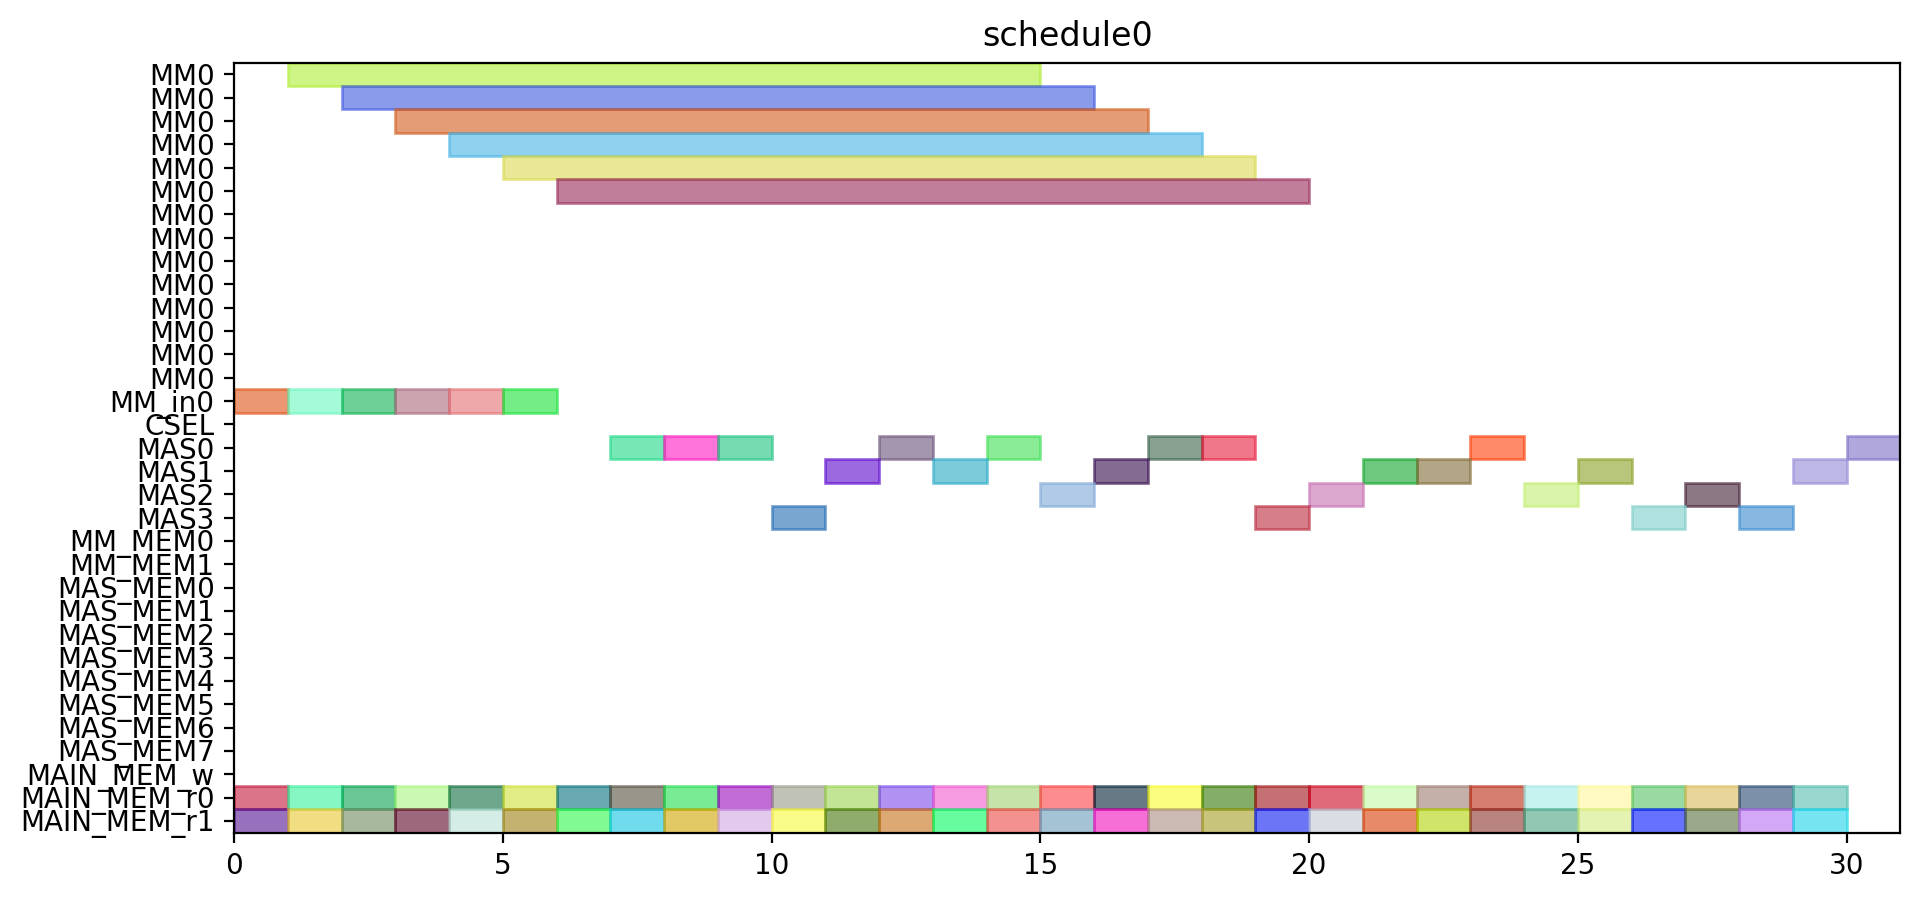

Recreate this plot in Python.
from pyschedule import Scenario, solvers, plotters, alt


def solve():
	horizon = 120
	S = Scenario("schedule0", horizon=horizon)

	# resource
	MM = S.Resources('MM', num=1, size=14)
	MM_in = S.Resources('MM_in', num=1)
	CSEL = S.Resource('CSEL')
	MAS = S.Resources('MAS', num=4, size=1, periods=range(1, horizon))
	MM_MEM = S.Resources('MM_MEM', num=2)
	MAS_MEM = S.Resources('MAS_MEM', num=8)
	MAIN_MEM_w = S.Resource('MAIN_MEM_w', size=1)
	MAIN_MEM_r = S.Resources('MAIN_MEM_r', num=2)

	# result of previous scheduling

	# new tasks
	c_t0_a1_0 = S.Task('c_t0_a1_0', length=1, delay_cost=1)
	c_t0_a1_0 += alt(MAS)
	c_t0_a1_0_mem0 = S.Task('c_t0_a1_0_mem0', length=1, delay_cost=1)
	c_t0_a1_0_mem0 += MAIN_MEM_r[0]
	S += c_t0_a1_0_mem0 <= c_t0_a1_0

	c_t0_a1_0_mem1 = S.Task('c_t0_a1_0_mem1', length=1, delay_cost=1)
	c_t0_a1_0_mem1 += MAIN_MEM_r[1]
	S += c_t0_a1_0_mem1 <= c_t0_a1_0

	c_t0_a1_1 = S.Task('c_t0_a1_1', length=1, delay_cost=1)
	c_t0_a1_1 += alt(MAS)
	c_t0_a1_1_mem0 = S.Task('c_t0_a1_1_mem0', length=1, delay_cost=1)
	c_t0_a1_1_mem0 += MAIN_MEM_r[0]
	S += c_t0_a1_1_mem0 <= c_t0_a1_1

	c_t0_a1_1_mem1 = S.Task('c_t0_a1_1_mem1', length=1, delay_cost=1)
	c_t0_a1_1_mem1 += MAIN_MEM_r[1]
	S += c_t0_a1_1_mem1 <= c_t0_a1_1

	c_t0_t10 = S.Task('c_t0_t10', length=1, delay_cost=1)
	c_t0_t10 += alt(MAS)
	c_t0_t10_mem0 = S.Task('c_t0_t10_mem0', length=1, delay_cost=1)
	c_t0_t10_mem0 += MAIN_MEM_r[0]
	S += c_t0_t10_mem0 <= c_t0_t10

	c_t0_t10_mem1 = S.Task('c_t0_t10_mem1', length=1, delay_cost=1)
	c_t0_t10_mem1 += MAIN_MEM_r[1]
	S += c_t0_t10_mem1 <= c_t0_t10

	c_t0_t11 = S.Task('c_t0_t11', length=1, delay_cost=1)
	c_t0_t11 += alt(MAS)
	c_t0_t11_mem0 = S.Task('c_t0_t11_mem0', length=1, delay_cost=1)
	c_t0_t11_mem0 += MAIN_MEM_r[0]
	S += c_t0_t11_mem0 <= c_t0_t11

	c_t0_t11_mem1 = S.Task('c_t0_t11_mem1', length=1, delay_cost=1)
	c_t0_t11_mem1 += MAIN_MEM_r[1]
	S += c_t0_t11_mem1 <= c_t0_t11

	c_t0_t3_t0 = S.Task('c_t0_t3_t0', length=14, delay_cost=1)
	c_t0_t3_t0 += alt(MM)
	c_t0_t3_t0_in = S.Task('c_t0_t3_t0_in', length=1, delay_cost=1)
	c_t0_t3_t0_in += alt(MM_in)
	S += c_t0_t3_t0_in*MM_in[0]<=c_t0_t3_t0*MM[0]
	c_t0_t3_t0_mem0 = S.Task('c_t0_t3_t0_mem0', length=1, delay_cost=1)
	c_t0_t3_t0_mem0 += MAIN_MEM_r[0]
	S += c_t0_t3_t0_mem0 <= c_t0_t3_t0

	c_t0_t3_t0_mem1 = S.Task('c_t0_t3_t0_mem1', length=1, delay_cost=1)
	c_t0_t3_t0_mem1 += MAIN_MEM_r[1]
	S += c_t0_t3_t0_mem1 <= c_t0_t3_t0

	c_t0_t3_t1 = S.Task('c_t0_t3_t1', length=14, delay_cost=1)
	c_t0_t3_t1 += alt(MM)
	c_t0_t3_t1_in = S.Task('c_t0_t3_t1_in', length=1, delay_cost=1)
	c_t0_t3_t1_in += alt(MM_in)
	S += c_t0_t3_t1_in*MM_in[0]<=c_t0_t3_t1*MM[0]
	c_t0_t3_t1_mem0 = S.Task('c_t0_t3_t1_mem0', length=1, delay_cost=1)
	c_t0_t3_t1_mem0 += MAIN_MEM_r[0]
	S += c_t0_t3_t1_mem0 <= c_t0_t3_t1

	c_t0_t3_t1_mem1 = S.Task('c_t0_t3_t1_mem1', length=1, delay_cost=1)
	c_t0_t3_t1_mem1 += MAIN_MEM_r[1]
	S += c_t0_t3_t1_mem1 <= c_t0_t3_t1

	c_t0_t3_t2 = S.Task('c_t0_t3_t2', length=1, delay_cost=1)
	c_t0_t3_t2 += alt(MAS)
	c_t0_t3_t2_mem0 = S.Task('c_t0_t3_t2_mem0', length=1, delay_cost=1)
	c_t0_t3_t2_mem0 += MAIN_MEM_r[0]
	S += c_t0_t3_t2_mem0 <= c_t0_t3_t2

	c_t0_t3_t2_mem1 = S.Task('c_t0_t3_t2_mem1', length=1, delay_cost=1)
	c_t0_t3_t2_mem1 += MAIN_MEM_r[1]
	S += c_t0_t3_t2_mem1 <= c_t0_t3_t2

	c_t0_t3_t3 = S.Task('c_t0_t3_t3', length=1, delay_cost=1)
	c_t0_t3_t3 += alt(MAS)
	c_t0_t3_t3_mem0 = S.Task('c_t0_t3_t3_mem0', length=1, delay_cost=1)
	c_t0_t3_t3_mem0 += MAIN_MEM_r[0]
	S += c_t0_t3_t3_mem0 <= c_t0_t3_t3

	c_t0_t3_t3_mem1 = S.Task('c_t0_t3_t3_mem1', length=1, delay_cost=1)
	c_t0_t3_t3_mem1 += MAIN_MEM_r[1]
	S += c_t0_t3_t3_mem1 <= c_t0_t3_t3

	c_t1_a1_0 = S.Task('c_t1_a1_0', length=1, delay_cost=1)
	c_t1_a1_0 += alt(MAS)
	c_t1_a1_0_mem0 = S.Task('c_t1_a1_0_mem0', length=1, delay_cost=1)
	c_t1_a1_0_mem0 += MAIN_MEM_r[0]
	S += c_t1_a1_0_mem0 <= c_t1_a1_0

	c_t1_a1_0_mem1 = S.Task('c_t1_a1_0_mem1', length=1, delay_cost=1)
	c_t1_a1_0_mem1 += MAIN_MEM_r[1]
	S += c_t1_a1_0_mem1 <= c_t1_a1_0

	c_t1_a1_1 = S.Task('c_t1_a1_1', length=1, delay_cost=1)
	c_t1_a1_1 += alt(MAS)
	c_t1_a1_1_mem0 = S.Task('c_t1_a1_1_mem0', length=1, delay_cost=1)
	c_t1_a1_1_mem0 += MAIN_MEM_r[0]
	S += c_t1_a1_1_mem0 <= c_t1_a1_1

	c_t1_a1_1_mem1 = S.Task('c_t1_a1_1_mem1', length=1, delay_cost=1)
	c_t1_a1_1_mem1 += MAIN_MEM_r[1]
	S += c_t1_a1_1_mem1 <= c_t1_a1_1

	c_t1_t10 = S.Task('c_t1_t10', length=1, delay_cost=1)
	c_t1_t10 += alt(MAS)
	c_t1_t10_mem0 = S.Task('c_t1_t10_mem0', length=1, delay_cost=1)
	c_t1_t10_mem0 += MAIN_MEM_r[0]
	S += c_t1_t10_mem0 <= c_t1_t10

	c_t1_t10_mem1 = S.Task('c_t1_t10_mem1', length=1, delay_cost=1)
	c_t1_t10_mem1 += MAIN_MEM_r[1]
	S += c_t1_t10_mem1 <= c_t1_t10

	c_t1_t11 = S.Task('c_t1_t11', length=1, delay_cost=1)
	c_t1_t11 += alt(MAS)
	c_t1_t11_mem0 = S.Task('c_t1_t11_mem0', length=1, delay_cost=1)
	c_t1_t11_mem0 += MAIN_MEM_r[0]
	S += c_t1_t11_mem0 <= c_t1_t11

	c_t1_t11_mem1 = S.Task('c_t1_t11_mem1', length=1, delay_cost=1)
	c_t1_t11_mem1 += MAIN_MEM_r[1]
	S += c_t1_t11_mem1 <= c_t1_t11

	c_t1_t3_t0 = S.Task('c_t1_t3_t0', length=14, delay_cost=1)
	c_t1_t3_t0 += alt(MM)
	c_t1_t3_t0_in = S.Task('c_t1_t3_t0_in', length=1, delay_cost=1)
	c_t1_t3_t0_in += alt(MM_in)
	S += c_t1_t3_t0_in*MM_in[0]<=c_t1_t3_t0*MM[0]
	c_t1_t3_t0_mem0 = S.Task('c_t1_t3_t0_mem0', length=1, delay_cost=1)
	c_t1_t3_t0_mem0 += MAIN_MEM_r[0]
	S += c_t1_t3_t0_mem0 <= c_t1_t3_t0

	c_t1_t3_t0_mem1 = S.Task('c_t1_t3_t0_mem1', length=1, delay_cost=1)
	c_t1_t3_t0_mem1 += MAIN_MEM_r[1]
	S += c_t1_t3_t0_mem1 <= c_t1_t3_t0

	c_t1_t3_t1 = S.Task('c_t1_t3_t1', length=14, delay_cost=1)
	c_t1_t3_t1 += alt(MM)
	c_t1_t3_t1_in = S.Task('c_t1_t3_t1_in', length=1, delay_cost=1)
	c_t1_t3_t1_in += alt(MM_in)
	S += c_t1_t3_t1_in*MM_in[0]<=c_t1_t3_t1*MM[0]
	c_t1_t3_t1_mem0 = S.Task('c_t1_t3_t1_mem0', length=1, delay_cost=1)
	c_t1_t3_t1_mem0 += MAIN_MEM_r[0]
	S += c_t1_t3_t1_mem0 <= c_t1_t3_t1

	c_t1_t3_t1_mem1 = S.Task('c_t1_t3_t1_mem1', length=1, delay_cost=1)
	c_t1_t3_t1_mem1 += MAIN_MEM_r[1]
	S += c_t1_t3_t1_mem1 <= c_t1_t3_t1

	c_t1_t3_t2 = S.Task('c_t1_t3_t2', length=1, delay_cost=1)
	c_t1_t3_t2 += alt(MAS)
	c_t1_t3_t2_mem0 = S.Task('c_t1_t3_t2_mem0', length=1, delay_cost=1)
	c_t1_t3_t2_mem0 += MAIN_MEM_r[0]
	S += c_t1_t3_t2_mem0 <= c_t1_t3_t2

	c_t1_t3_t2_mem1 = S.Task('c_t1_t3_t2_mem1', length=1, delay_cost=1)
	c_t1_t3_t2_mem1 += MAIN_MEM_r[1]
	S += c_t1_t3_t2_mem1 <= c_t1_t3_t2

	c_t1_t3_t3 = S.Task('c_t1_t3_t3', length=1, delay_cost=1)
	c_t1_t3_t3 += alt(MAS)
	c_t1_t3_t3_mem0 = S.Task('c_t1_t3_t3_mem0', length=1, delay_cost=1)
	c_t1_t3_t3_mem0 += MAIN_MEM_r[0]
	S += c_t1_t3_t3_mem0 <= c_t1_t3_t3

	c_t1_t3_t3_mem1 = S.Task('c_t1_t3_t3_mem1', length=1, delay_cost=1)
	c_t1_t3_t3_mem1 += MAIN_MEM_r[1]
	S += c_t1_t3_t3_mem1 <= c_t1_t3_t3

	c_t2_a1_0 = S.Task('c_t2_a1_0', length=1, delay_cost=1)
	c_t2_a1_0 += alt(MAS)
	c_t2_a1_0_mem0 = S.Task('c_t2_a1_0_mem0', length=1, delay_cost=1)
	c_t2_a1_0_mem0 += MAIN_MEM_r[0]
	S += c_t2_a1_0_mem0 <= c_t2_a1_0

	c_t2_a1_0_mem1 = S.Task('c_t2_a1_0_mem1', length=1, delay_cost=1)
	c_t2_a1_0_mem1 += MAIN_MEM_r[1]
	S += c_t2_a1_0_mem1 <= c_t2_a1_0

	c_t2_a1_1 = S.Task('c_t2_a1_1', length=1, delay_cost=1)
	c_t2_a1_1 += alt(MAS)
	c_t2_a1_1_mem0 = S.Task('c_t2_a1_1_mem0', length=1, delay_cost=1)
	c_t2_a1_1_mem0 += MAIN_MEM_r[0]
	S += c_t2_a1_1_mem0 <= c_t2_a1_1

	c_t2_a1_1_mem1 = S.Task('c_t2_a1_1_mem1', length=1, delay_cost=1)
	c_t2_a1_1_mem1 += MAIN_MEM_r[1]
	S += c_t2_a1_1_mem1 <= c_t2_a1_1

	c_t2_t10 = S.Task('c_t2_t10', length=1, delay_cost=1)
	c_t2_t10 += alt(MAS)
	c_t2_t10_mem0 = S.Task('c_t2_t10_mem0', length=1, delay_cost=1)
	c_t2_t10_mem0 += MAIN_MEM_r[0]
	S += c_t2_t10_mem0 <= c_t2_t10

	c_t2_t10_mem1 = S.Task('c_t2_t10_mem1', length=1, delay_cost=1)
	c_t2_t10_mem1 += MAIN_MEM_r[1]
	S += c_t2_t10_mem1 <= c_t2_t10

	c_t2_t11 = S.Task('c_t2_t11', length=1, delay_cost=1)
	c_t2_t11 += alt(MAS)
	c_t2_t11_mem0 = S.Task('c_t2_t11_mem0', length=1, delay_cost=1)
	c_t2_t11_mem0 += MAIN_MEM_r[0]
	S += c_t2_t11_mem0 <= c_t2_t11

	c_t2_t11_mem1 = S.Task('c_t2_t11_mem1', length=1, delay_cost=1)
	c_t2_t11_mem1 += MAIN_MEM_r[1]
	S += c_t2_t11_mem1 <= c_t2_t11

	c_t2_t3_t0 = S.Task('c_t2_t3_t0', length=14, delay_cost=1)
	c_t2_t3_t0 += alt(MM)
	c_t2_t3_t0_in = S.Task('c_t2_t3_t0_in', length=1, delay_cost=1)
	c_t2_t3_t0_in += alt(MM_in)
	S += c_t2_t3_t0_in*MM_in[0]<=c_t2_t3_t0*MM[0]
	c_t2_t3_t0_mem0 = S.Task('c_t2_t3_t0_mem0', length=1, delay_cost=1)
	c_t2_t3_t0_mem0 += MAIN_MEM_r[0]
	S += c_t2_t3_t0_mem0 <= c_t2_t3_t0

	c_t2_t3_t0_mem1 = S.Task('c_t2_t3_t0_mem1', length=1, delay_cost=1)
	c_t2_t3_t0_mem1 += MAIN_MEM_r[1]
	S += c_t2_t3_t0_mem1 <= c_t2_t3_t0

	c_t2_t3_t1 = S.Task('c_t2_t3_t1', length=14, delay_cost=1)
	c_t2_t3_t1 += alt(MM)
	c_t2_t3_t1_in = S.Task('c_t2_t3_t1_in', length=1, delay_cost=1)
	c_t2_t3_t1_in += alt(MM_in)
	S += c_t2_t3_t1_in*MM_in[0]<=c_t2_t3_t1*MM[0]
	c_t2_t3_t1_mem0 = S.Task('c_t2_t3_t1_mem0', length=1, delay_cost=1)
	c_t2_t3_t1_mem0 += MAIN_MEM_r[0]
	S += c_t2_t3_t1_mem0 <= c_t2_t3_t1

	c_t2_t3_t1_mem1 = S.Task('c_t2_t3_t1_mem1', length=1, delay_cost=1)
	c_t2_t3_t1_mem1 += MAIN_MEM_r[1]
	S += c_t2_t3_t1_mem1 <= c_t2_t3_t1

	c_t2_t3_t2 = S.Task('c_t2_t3_t2', length=1, delay_cost=1)
	c_t2_t3_t2 += alt(MAS)
	c_t2_t3_t2_mem0 = S.Task('c_t2_t3_t2_mem0', length=1, delay_cost=1)
	c_t2_t3_t2_mem0 += MAIN_MEM_r[0]
	S += c_t2_t3_t2_mem0 <= c_t2_t3_t2

	c_t2_t3_t2_mem1 = S.Task('c_t2_t3_t2_mem1', length=1, delay_cost=1)
	c_t2_t3_t2_mem1 += MAIN_MEM_r[1]
	S += c_t2_t3_t2_mem1 <= c_t2_t3_t2

	c_t2_t3_t3 = S.Task('c_t2_t3_t3', length=1, delay_cost=1)
	c_t2_t3_t3 += alt(MAS)
	c_t2_t3_t3_mem0 = S.Task('c_t2_t3_t3_mem0', length=1, delay_cost=1)
	c_t2_t3_t3_mem0 += MAIN_MEM_r[0]
	S += c_t2_t3_t3_mem0 <= c_t2_t3_t3

	c_t2_t3_t3_mem1 = S.Task('c_t2_t3_t3_mem1', length=1, delay_cost=1)
	c_t2_t3_t3_mem1 += MAIN_MEM_r[1]
	S += c_t2_t3_t3_mem1 <= c_t2_t3_t3

	c_t3000 = S.Task('c_t3000', length=1, delay_cost=1)
	c_t3000 += alt(MAS)
	c_t3000_mem0 = S.Task('c_t3000_mem0', length=1, delay_cost=1)
	c_t3000_mem0 += MAIN_MEM_r[0]
	S += c_t3000_mem0 <= c_t3000

	c_t3000_mem1 = S.Task('c_t3000_mem1', length=1, delay_cost=1)
	c_t3000_mem1 += MAIN_MEM_r[1]
	S += c_t3000_mem1 <= c_t3000

	c_t3001 = S.Task('c_t3001', length=1, delay_cost=1)
	c_t3001 += alt(MAS)
	c_t3001_mem0 = S.Task('c_t3001_mem0', length=1, delay_cost=1)
	c_t3001_mem0 += MAIN_MEM_r[0]
	S += c_t3001_mem0 <= c_t3001

	c_t3001_mem1 = S.Task('c_t3001_mem1', length=1, delay_cost=1)
	c_t3001_mem1 += MAIN_MEM_r[1]
	S += c_t3001_mem1 <= c_t3001

	c_t3010 = S.Task('c_t3010', length=1, delay_cost=1)
	c_t3010 += alt(MAS)
	c_t3010_mem0 = S.Task('c_t3010_mem0', length=1, delay_cost=1)
	c_t3010_mem0 += MAIN_MEM_r[0]
	S += c_t3010_mem0 <= c_t3010

	c_t3010_mem1 = S.Task('c_t3010_mem1', length=1, delay_cost=1)
	c_t3010_mem1 += MAIN_MEM_r[1]
	S += c_t3010_mem1 <= c_t3010

	c_t3011 = S.Task('c_t3011', length=1, delay_cost=1)
	c_t3011 += alt(MAS)
	c_t3011_mem0 = S.Task('c_t3011_mem0', length=1, delay_cost=1)
	c_t3011_mem0 += MAIN_MEM_r[0]
	S += c_t3011_mem0 <= c_t3011

	c_t3011_mem1 = S.Task('c_t3011_mem1', length=1, delay_cost=1)
	c_t3011_mem1 += MAIN_MEM_r[1]
	S += c_t3011_mem1 <= c_t3011

	c_t4000 = S.Task('c_t4000', length=1, delay_cost=1)
	c_t4000 += alt(MAS)
	c_t4000_mem0 = S.Task('c_t4000_mem0', length=1, delay_cost=1)
	c_t4000_mem0 += MAIN_MEM_r[0]
	S += c_t4000_mem0 <= c_t4000

	c_t4000_mem1 = S.Task('c_t4000_mem1', length=1, delay_cost=1)
	c_t4000_mem1 += MAIN_MEM_r[1]
	S += c_t4000_mem1 <= c_t4000

	c_t4001 = S.Task('c_t4001', length=1, delay_cost=1)
	c_t4001 += alt(MAS)
	c_t4001_mem0 = S.Task('c_t4001_mem0', length=1, delay_cost=1)
	c_t4001_mem0 += MAIN_MEM_r[0]
	S += c_t4001_mem0 <= c_t4001

	c_t4001_mem1 = S.Task('c_t4001_mem1', length=1, delay_cost=1)
	c_t4001_mem1 += MAIN_MEM_r[1]
	S += c_t4001_mem1 <= c_t4001

	solvers.mip.solve(S,msg=1,kind='CPLEX',ratio_gap=1.01)

	solution = [['hoge']*len(S.solution()[1]) for i in range(len(S.solution()))]
	for i in range(len(S.solution())):
		for j in range(len(S.solution()[i])):
			solution[i][j]=str(S.solution()[i][j])
	print(solution)

	cycles = int(solution[-1][3])

	pic_file_name = "/home/mfukuda/ABE/multiRAM_multiMAS_16mux/scheduling_result/stage14MM1_stage1MAS4/SQR/schedule0.png"
	if(S.solution() != []):
		plotters.matplotlib.plot(S,img_filename=pic_file_name, show_task_labels=False, fig_size=(cycles*0.25+3, 5))

	return solution
